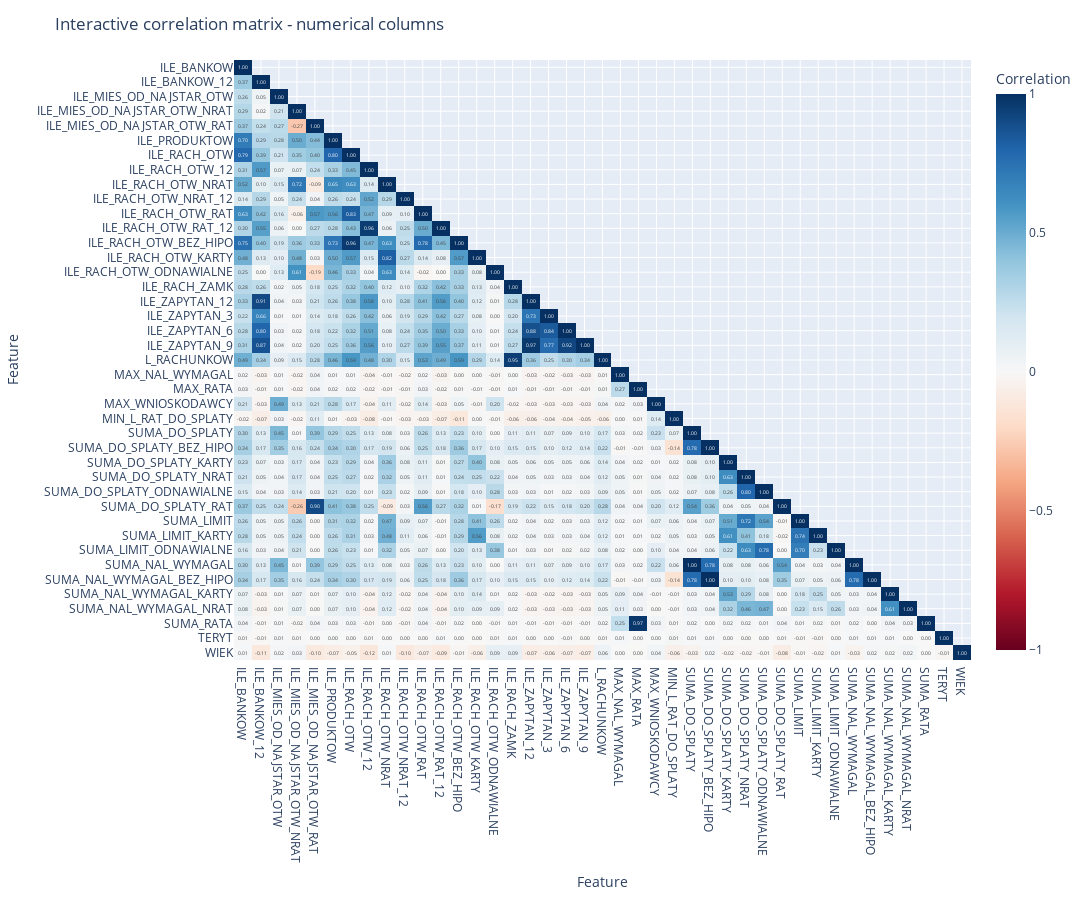

Source (notebook cell):
### Markdown cell above
Understanding of the correlation between the variables is a crucial task - highly correlated features might confuse the model - it may happend that several column are describing a similar phenomena.

Correlation plot of the numerical variables:

### Code cell
corr = df[numerical_cols].corr()

# mask upper triangle so plot shows each pair once
mask = np.triu(np.ones_like(corr, dtype=bool), k=1)
corr_masked = corr.mask(mask)

fig = px.imshow(
    corr_masked,
    x=corr_masked.columns,
    y=corr_masked.index,
    color_continuous_scale="RdBu",
    zmin=-1,
    zmax=1,
    labels={"x":"Feature", "y":"Feature", "color":"Correlation"},
    text_auto=".2f",
    aspect="auto",
)
fig.update_layout(title="Interactive correlation matrix - numerical columns", width=1800, height=900)
fig.show()

### Figure 1 — Plotly figure (JSON) as saved in the notebook; plotly's stock layout.template omitted (floating-point values rounded to 4 significant figures; data arrays with more than 128 entries replaced by an {"elided": "..."} marker saying what was removed)
{"data": [{"coloraxis": "coloraxis", "hovertemplate": "Feature: %{x}<br>Feature: %{y}<br>Correlation: %{z}<extra></extra>", "name": "0", "texttemplate": "%{z:.2f}", "type": "heatmap", "x": ["ILE_BANKOW", "ILE_BANKOW_12", "ILE_MIES_OD_NAJSTAR_OTW", "ILE_MIES_OD_NAJSTAR_OTW_NRAT", "ILE_MIES_OD_NAJSTAR_OTW_RAT", "ILE_PRODUKTOW", "ILE_RACH_OTW", "ILE_RACH_OTW_12", "ILE_RACH_OTW_NRAT", "ILE_RACH_OTW_NRAT_12", "ILE_RACH_OTW_RAT", "ILE_RACH_OTW_RAT_12", "ILE_RACH_OTW_BEZ_HIPO", "ILE_RACH_OTW_KARTY", "ILE_RACH_OTW_ODNAWIALNE", "ILE_RACH_ZAMK", "ILE_ZAPYTAN_12", "ILE_ZAPYTAN_3", "ILE_ZAPYTAN_6", "ILE_ZAPYTAN_9", "L_RACHUNKOW", "MAX_NAL_WYMAGAL", "MAX_RATA", "MAX_WNIOSKODAWCY", "MIN_L_RAT_DO_SPLATY", "SUMA_DO_SPLATY", "SUMA_DO_SPLATY_BEZ_HIPO", "SUMA_DO_SPLATY_KARTY", "SUMA_DO_SPLATY_NRAT", "SUMA_DO_SPLATY_ODNAWIALNE", "SUMA_DO_SPLATY_RAT", "SUMA_LIMIT", "SUMA_LIMIT_KARTY", "SUMA_LIMIT_ODNAWIALNE", "SUMA_NAL_WYMAGAL", "SUMA_NAL_WYMAGAL_BEZ_HIPO", "SUMA_NAL_WYMAGAL_KARTY", "SUMA_NAL_WYMAGAL_NRAT", "SUMA_RATA", "TERYT", "WIEK"], "xaxis": "x", "y": ["ILE_BANKOW", "ILE_BANKOW_12", "ILE_MIES_OD_NAJSTAR_OTW", "ILE_MIES_OD_NAJSTAR_OTW_NRAT", "ILE_MIES_OD_NAJSTAR_OTW_RAT", "ILE_PRODUKTOW", "ILE_RACH_OTW", "ILE_RACH_OTW_12", "ILE_RACH_OTW_NRAT", "ILE_RACH_OTW_NRAT_12", "ILE_RACH_OTW_RAT", "ILE_RACH_OTW_RAT_12", "ILE_RACH_OTW_BEZ_HIPO", "ILE_RACH_OTW_KARTY", "ILE_RACH_OTW_ODNAWIALNE", "ILE_RACH_ZAMK", "ILE_ZAPYTAN_12", "ILE_ZAPYTAN_3", "ILE_ZAPYTAN_6", "ILE_ZAPYTAN_9", "L_RACHUNKOW", "MAX_NAL_WYMAGAL", "MAX_RATA", "MAX_WNIOSKODAWCY", "MIN_L_RAT_DO_SPLATY", "SUMA_DO_SPLATY", "SUMA_DO_SPLATY_BEZ_HIPO", "SUMA_DO_SPLATY_KARTY", "SUMA_DO_SPLATY_NRAT", "SUMA_DO_SPLATY_ODNAWIALNE", "SUMA_DO_SPLATY_RAT", "SUMA_LIMIT", "SUMA_LIMIT_KARTY", "SUMA_LIMIT_ODNAWIALNE", "SUMA_NAL_WYMAGAL", "SUMA_NAL_WYMAGAL_BEZ_HIPO", "SUMA_NAL_WYMAGAL_KARTY", "SUMA_NAL_WYMAGAL_NRAT", "SUMA_RATA", "TERYT", "WIEK"], "yaxis": "y", "z": {"elided": "41x41 float values"}}], "layout": {"coloraxis": {"cmax": 1, "cmin": -1, "colorbar": {"title": {"text": "Correlation"}}, "colorscale": [[0, "rgb(103,0,31)"], [0.1, "rgb(178,24,43)"], [0.2, "rgb(214,96,77)"], [0.3, "rgb(244,165,130)"], [0.4, "rgb(253,219,199)"], [0.5, "rgb(247,247,247)"], [0.6, "rgb(209,229,240)"], [0.7, "rgb(146,197,222)"], [0.8, "rgb(67,147,195)"], [0.9, "rgb(33,102,172)"], [1, "rgb(5,48,97)"]]}, "height": 900, "margin": {"t": 60}, "title": {"text": "Interactive correlation matrix - numerical columns"}, "width": 1800, "xaxis": {"anchor": "y", "domain": [0, 1], "title": {"text": "Feature"}}, "yaxis": {"anchor": "x", "autorange": "reversed", "domain": [0, 1], "title": {"text": "Feature"}}}}
